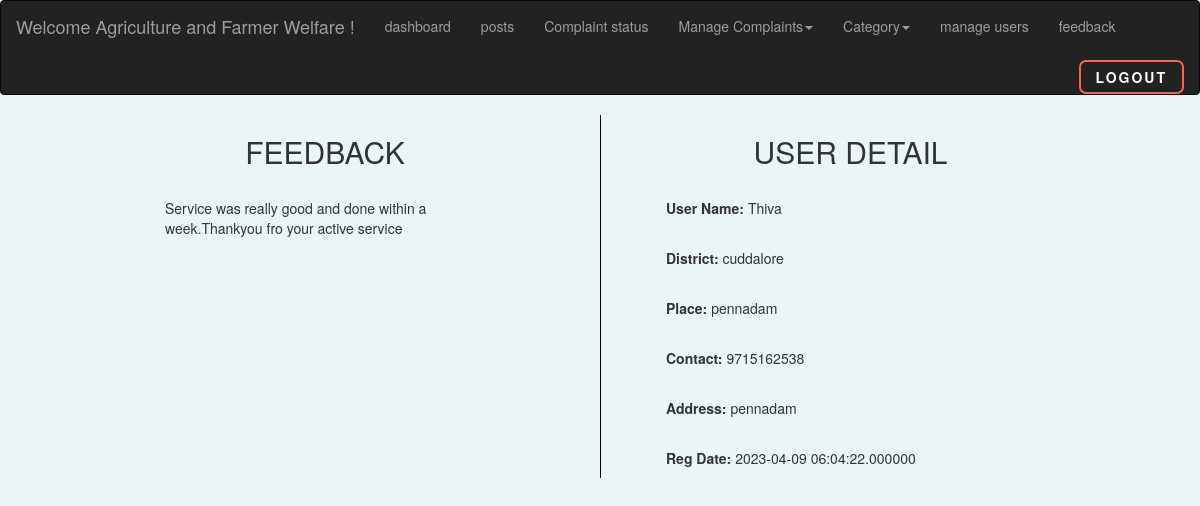
Page /en_afeedview.php?id=2 (signed in) on the committed database.
### tables this page shows
CREATE TABLE `enfeed` (
  `id` int(250) NOT NULL,
  `umail` varchar(50) NOT NULL,
  `feedback` varchar(250) NOT NULL,
  `date` datetime(6) NOT NULL DEFAULT current_timestamp(6),
  `seen` varchar(50) NOT NULL
);

CREATE TABLE `userreg` (
  `id` int(200) NOT NULL,
  `uname` varchar(50) NOT NULL,
  `umail` varchar(50) NOT NULL,
  `pswd` varchar(50) NOT NULL,
  `cpswd` varchar(50) NOT NULL,
  `pno` bigint(10) NOT NULL,
  `address` varchar(200) NOT NULL,
  `reg_date` timestamp(6) NOT NULL DEFAULT current_timestamp(6) ON UPDATE current_timestamp(6),
  `district` varchar(50) NOT NULL,
  `place` varchar(50) NOT NULL
);

### en_afeedview.php (the view, shortened to what this page needs)
<?php
include("dbconnect.php");
?>
<!DOCTYPE html>
<html>
<head>
  <link rel="stylesheet" href="https://maxcdn.bootstrapcdn.com/bootstrap/3.4.1/css/bootstrap.min.css">
  </head>
  <body style="background-color: #eaf6f6;">
    <nav class="navbar navbar-inverse">
      <div class="container-fluid">
    <div class="navbar-header">
      <a class="navbar-brand">Welcome <?php echo $_SESSION['aname']; ?> !</a>
    </div>
    <ul class="nav navbar-nav">
    <li><a href="en_notify.php">dashboard</a></li>
    <li><a href="envipost.php">posts</a></li>
    <li><a href="a_envi.php">Complaint status</a></li>
      <li class="dropdown">
      <a class="dropdown-toggle" data-toggle="dropdown" href="#">Manage Complaints<span class="caret"></span></a>
          </li>
        <li class="dropdown">
      <a class="dropdown-toggle" data-toggle="dropdown" href="#">Category<span class="caret"></span></a>
          </li>
          <li><a href="en_umanage.php">manage users</a></li>
          <li><a href="a_enfeed.php">feedback</a></li>
        </ul>
    <form method="get"><button class="back" name="logout">Logout</button></form>
  </div>
  </nav>
  <?php
$id=$_GET['id'];
  $qry=mysqli_query($conn,"select * from enfeed where id = '$id'");
  $raw=mysqli_fetch_array($qry);
  $umail=$raw['umail'];
  ?>
  <div class="col-sm-6" style=" margin-bottom:10px;">
      <form style=" margin-left:150px; margin-right:100px;" class="mb-4" method="post">
    <h2 style="margin-bottom: 30px;" class="h1-responsive font-weight-bold text-center my-4">FEEDBACK</h2>
  <p><?php echo $raw['feedback']; ?></p><br><br><br>
</form>
</div>
<div class="col-sm-6" style="border-left: 1px solid black; ">
  <form class="mb-4" style=" margin-left:50px; margin-right:150px;" method="post">
    <h2 style=" margin-bottom: 30px;" class="h1-responsive font-weight-bold text-center my-4">USER DETAIL</h2>
  <?php
 $qry2=mysqli_query($conn,"select * from userreg where umail='$umail'");
 while ($row=mysqli_fetch_array($qry2))
 {
  ?>
 <p><b>User Name: </b><?php echo $row['uname']; ?></p><br>
 <p><b>District: </b><?php echo $row['district']; ?></p><br>
  <p><b>Place: </b><?php echo $row['place']; ?></p><br>
  <p><b>Contact: </b><?php echo $row['pno']; ?></p><br>
  <p><b>Address: </b><?php echo $row['address']; ?></p><br>
  <p><b>Reg Date: </b><?php echo $row['reg_date']; ?></p>
  <?php
}
  ?>
</form>
</div>
</body>
</html>

### en_afeedview.php (style rules this page uses)
.back { position: relative; padding: 5px 15px; border-radius: 7px; border: 2px solid rgb(255, 99, 71); font-size: 14px; text-transform: uppercase; font-weight: 600; letter-spacing: 2px; background: transparent; color: #fff; overflow: hidden; box-shadow: 0 0 0 0 transparent; -webkit-transition: all 0.2s ease-in; -moz-transition: all 0.2s ease-in; transition: all 0.2s ease-in; float: right; margin-left: 9px; margin-top: 9px; }
.back::before { content: ''; display: block; width: 0px; height: 86%; position: absolute; top: 7%; left: 0%; opacity: 0; background: #fff; box-shadow: 0 0 50px 30px #fff; -webkit-transform: skewX(-20deg); -moz-transform: skewX(-20deg); -ms-transform: skewX(-20deg); -o-transform: skewX(-20deg); transform: skewX(-20deg); }

### rows in the picture
enfeed: feedback "Service was really good and done within a week.Thankyou fro your active service"
userreg: uname "Thiva", district "cuddalore", place "pennadam", pno "9715162538", address "pennadam", reg_date "2023-04-09 06:04:22.000000"

### other values in the picture
$_SESSION['aname'] "Agriculture and Farmer Welfare"
